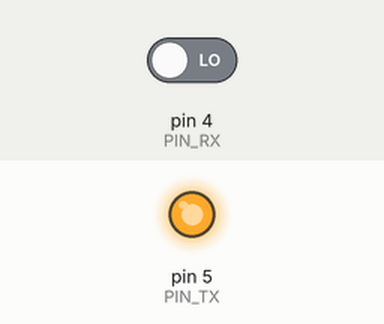
The sketch below on a simulated Arduino Uno, built with avr-gcc and run on an emulated ATmega328P. Parts: output pins drawn as LEDs (lit = HIGH). The test bench sets the inputs (shaded band); at power-on: pin 4 (PIN_RX) LOW. What the sketch prints to the serial monitor is not drawn.

Above: at 1.9 s.
At 4.9 s:
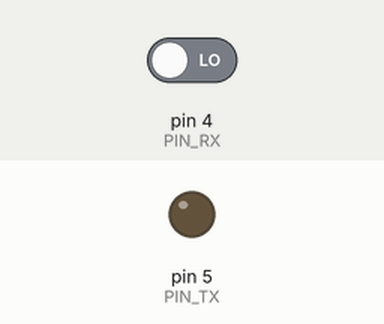
Timing chart, 0 to 8.2 s (numbered marks = the images above):
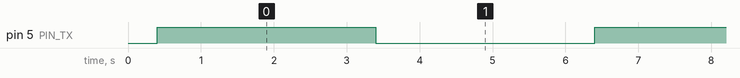

Measured:
- by itself, pin 5 (PIN_TX): alternates HIGH for 3.0 s and LOW for 3.0 s

The sketch:

etape3b_porteuse.ino
```cpp
/*
  RADAR 433 — TEST DIFFÉRENTIEL PORTEUSE ON/OFF
  ----------------------------------------------
  Pendant 3 s : émetteur = porteuse continue (GPIO 5 à fond).
  Pendant 3 s : émetteur = silence.
  On compte à chaque phase combien de fois GPIO 4 est HAUT.

  Si tout marche, les deux compteurs DIFFÈRENT franchement (la porteuse
  change l'état du récepteur). S'ils sont identiques, la chaîne est coupée
  (émetteur muet, récepteur sourd, ou un fil sur la mauvaise broche).
*/

const int PIN_TX = 5;
const int PIN_RX = 4;

void setup() {
  Serial.begin(115200);
  delay(400);
  pinMode(PIN_TX, OUTPUT);
  pinMode(PIN_RX, INPUT);
  digitalWrite(PIN_TX, LOW);
  Serial.println();
  Serial.println("=== TEST PORTEUSE ON/OFF ===");
}

// Compte les niveaux HAUT sur GPIO 4 pendant duree ms.
int compterHauts(unsigned long duree) {
  int hauts = 0;
  int total = 0;
  unsigned long fin = millis() + duree;
  while (millis() < fin) {
    if (digitalRead(PIN_RX)) hauts++;
    total++;
  }
  // renvoie en pourcentage pour que ce soit lisible
  if (total == 0) return 0;
  return (hauts * 100) / total;
}

void loop() {
  // Phase 1 : porteuse continue
  digitalWrite(PIN_TX, HIGH);
  int pourcent_on = compterHauts(3000);

  // Phase 2 : silence
  digitalWrite(PIN_TX, LOW);
  int pourcent_off = compterHauts(3000);

  Serial.print("porteuse ON  : niveau haut ");
  Serial.print(pourcent_on);
  Serial.println("%");
  Serial.print("porteuse OFF : niveau haut ");
  Serial.print(pourcent_off);
  Serial.println("%");
  Serial.println("--------------------");
}
```
